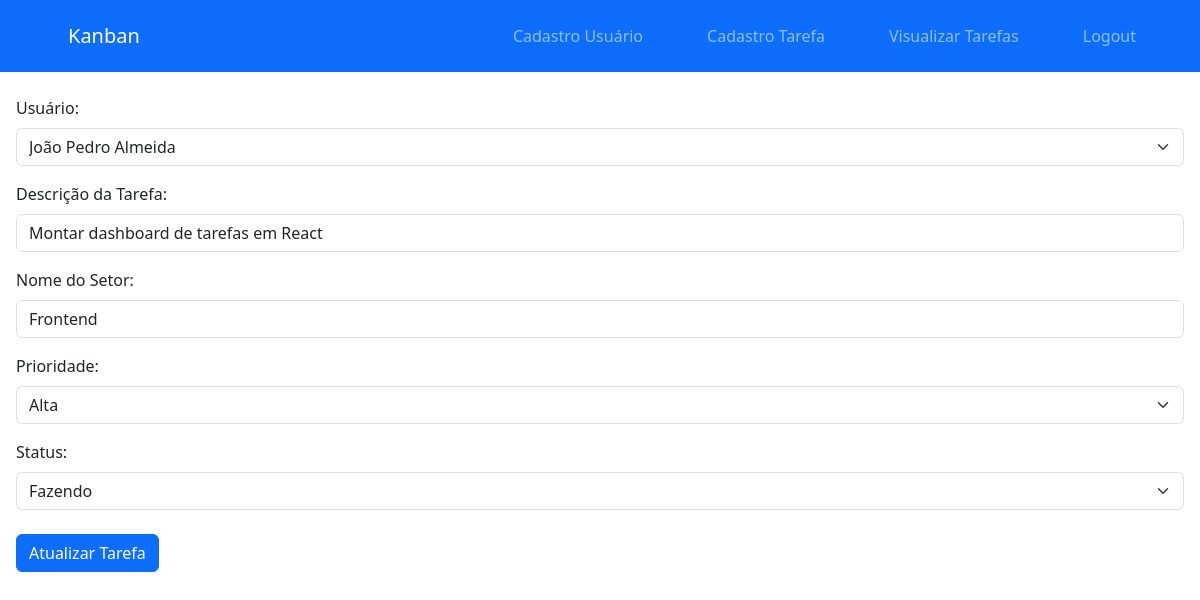
The page /public/cadastro_tarefa.php?id=5 (signed in) on the database its author committed.
### tables this page shows
CREATE TABLE tarefas
(
 id_tarefa INT PRIMARY KEY AUTO_INCREMENT,
 id_usuario INT, FOREIGN KEY (id_usuario) REFERENCES usuario(id_usuario),
 descricao_tarefa VARCHAR(255) NOT NULL,
 nome_setor VARCHAR(255) NOT NULL,
 prioridade ENUM('Baixa', 'Média', 'Alta') NOT NULL,
 data_cadastro TIMESTAMP DEFAULT CURRENT_TIMESTAMP,
 status ENUM('A Fazer', 'Fazendo', 'Pronto') NOT NULL
);

### public/cadastro_tarefa.php (the view, shortened to what this page needs)
<?php
include 'partials/header.php';
if (isset($_GET['id'])) {
    $id_tarefa = $_GET['id'];
    $sql2 = "SELECT * FROM tarefas INNER JOIN usuario ON tarefas.id_usuario = usuario.id_usuario WHERE id_tarefa='$id_tarefa'";
    $result = $mysqli->query($sql2);
    $tarefa_row = $result->fetch_assoc();
    $id_usuario_fk = $tarefa_row['id_usuario'];
    $descricao_tarefa = $tarefa_row['descricao_tarefa'];
    $nome_setor = $tarefa_row['nome_setor'];
    $prioridade = $tarefa_row['prioridade'];
    $status = $tarefa_row['status'];
?>
    <html lang="en">
    <head>
        <link rel="stylesheet" href="../styles/style.css">
        <link href="https://cdn.jsdelivr.net/npm/bootstrap@5.3.7/dist/css/bootstrap.min.css" rel="stylesheet">
    </head>
    <body>
        <form class="me-3 ms-3" action="cadastro_tarefa.php?id=<?php echo $id_tarefa; ?>" method="POST">
            <label class="form-label" for="usuario">Usuário: </label>
            <select name="id_usuario" class="form-select mb-3" required >
                <?php
                    $sql = "SELECT id_usuario, nome FROM usuario";
                    $result = $mysqli->query($sql);
                    if ($result->num_rows > 0) {
                        while($usuario_row = $result->fetch_assoc()) {
                            $selected = ($usuario_row['id_usuario'] == $id_usuario_fk) ? 'selected' : '';
                            echo "<option value='" . $usuario_row['id_usuario'] . "' $selected>" . $usuario_row['nome'] . "</option>";
                        }
                    }
                ?>
            </select>
            <label class="form-label mtd-3" for="descricao_tarefa">Descrição da Tarefa: </label>
            <input type="text" name="descricao_tarefa" class="form-control" required value="<?php echo htmlspecialchars($descricao_tarefa)?>">
            <label class="form-label mt-3" for="nome_setor">Nome do Setor: </label>
            <input type="text" name="nome_setor" class="form-control" required value="<?php echo htmlspecialchars($nome_setor) ?>">
            <label class="form-label mt-3" for="prioridade">Prioridade: </label>
            <select name="prioridade" class="form-select" required>
                <option value="Alta" <?php if($prioridade == "Alta") echo "selected"; ?>>Alta</option>
            </select>
            <label class="form-label mt-3" for="status">Status: </label>
            <select name="status" class="form-select" required>
                <option value="Fazendo" <?php if($status == "Fazendo") echo "selected"; ?>>Fazendo</option>
            </select>
            <input type="submit" class="btn btn-primary mt-4" value="Atualizar Tarefa">
        </form>
    </body>
    </html>
<?php
}
?>

### styles/style.css (style rules this page uses)
body { height: 100vh; }

### rows shown on the page
tarefas: descricao_tarefa "Montar dashboard de tarefas em React", nome_setor "Frontend", prioridade "Alta", status "Fazendo"

### other values the page prints
form field id_usuario "João Pedro Almeida"
